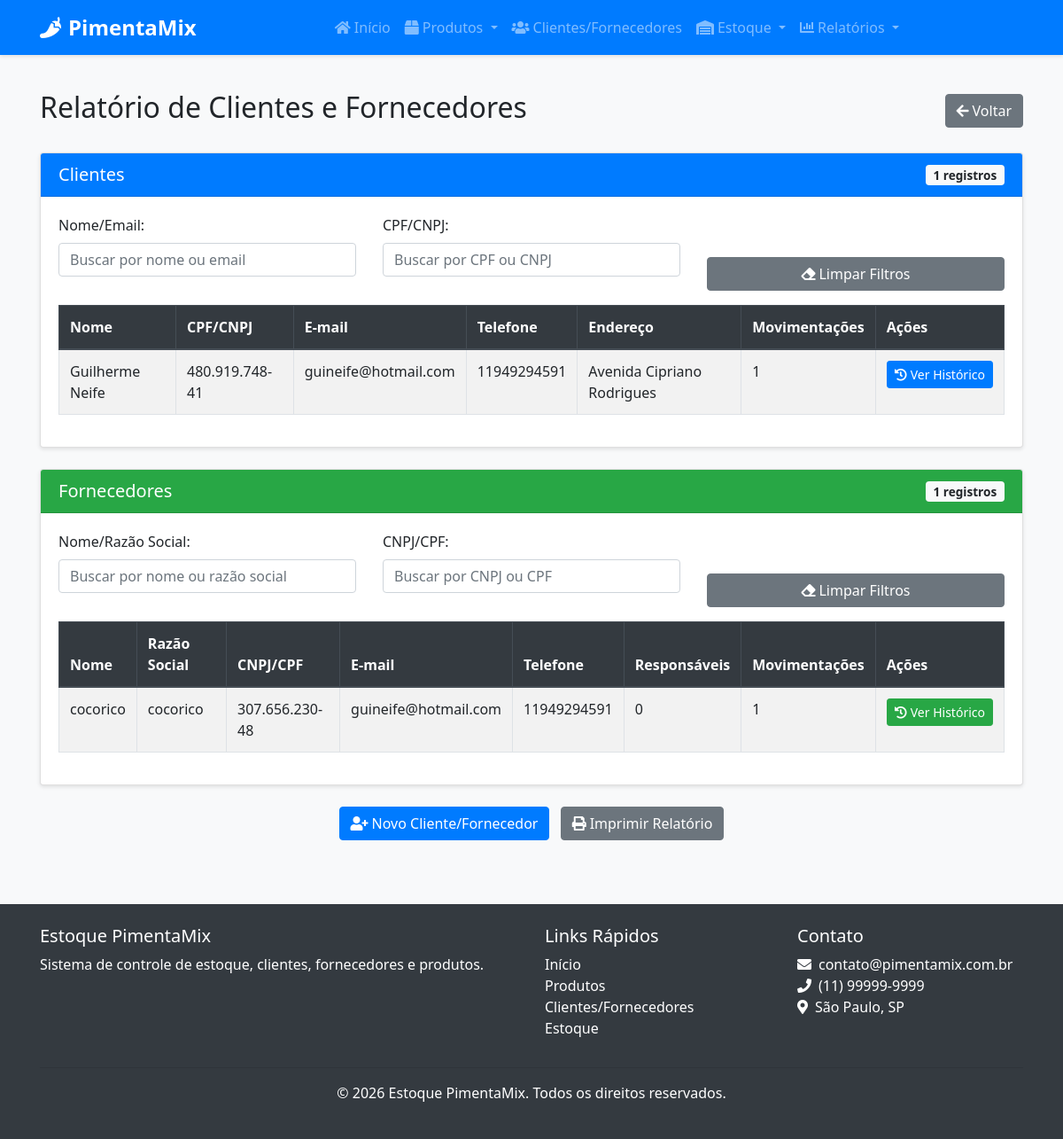
Page /relatorios/clientes-fornecedores on the earlier database version.
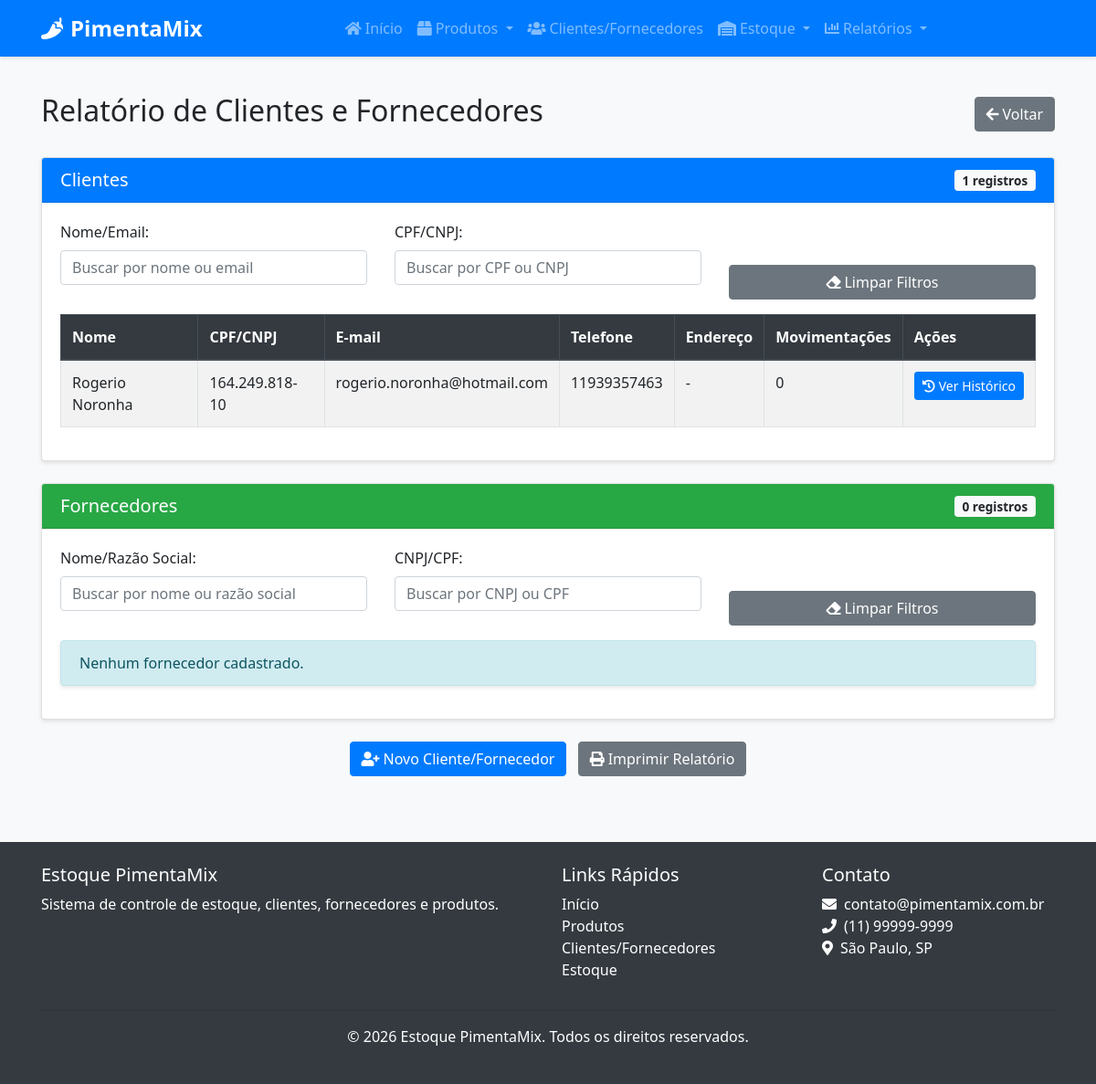
Same page on the later database version.
### src/models/cliente_fornecedor.py (models this page shows, shortened)
class ClienteFornecedor(db.Model):
    __tablename__ = 'cliente_fornecedor'
    id = db.Column(db.Integer, primary_key=True)
    nome = db.Column(db.String(100), nullable=False)
    razao_social = db.Column(db.String(100), nullable=True)
    nome_fantasia = db.Column(db.String(100), nullable=True)
    cpf_cnpj = db.Column(db.String(20), nullable=True, unique=True)
    email = db.Column(db.String(100), nullable=False)
    telefone = db.Column(db.String(20), nullable=False)
    endereco = db.Column(db.Text, nullable=True)
    observacoes = db.Column(db.Text, nullable=True)
    eh_cliente = db.Column(db.Boolean, default=False)
    eh_fornecedor = db.Column(db.Boolean, default=False)
    data_cadastro = db.Column(db.DateTime, default=datetime.utcnow)
    responsaveis = db.relationship('Responsavel', backref='cliente_fornecedor', lazy=True, cascade="all, delete-orphan")
    contatos = db.relationship('Contato', backref='cliente_fornecedor', lazy=True, cascade="all, delete-orphan")
    produtos_fornecidos = db.relationship('Produto', backref='fornecedor', lazy=True)
    entradas_estoque = db.relationship('EntradaEstoque', backref='fornecedor', lazy=True)
    saidas_estoque = db.relationship('SaidaEstoque', backref='cliente', lazy=True)

### src/routes/relatorio.py (the view)
@relatorio_bp.route('/clientes-fornecedores')
def clientes_fornecedores():
    clientes = ClienteFornecedor.query.filter_by(eh_cliente=True).all()
    fornecedores = ClienteFornecedor.query.filter_by(eh_fornecedor=True).all()
    for cliente in clientes:
        cliente.total_saidas = SaidaEstoque.query.filter_by(cliente_id=cliente.id).count()
    for fornecedor in fornecedores:
        fornecedor.total_entradas = EntradaEstoque.query.filter_by(fornecedor_id=fornecedor.id).count()
        fornecedor.total_responsaveis = len(fornecedor.responsaveis)
    return render_template('relatorio/clientes_fornecedores.html',
                          clientes=clientes,
                          fornecedores=fornecedores)

### src/templates/relatorio/clientes_fornecedores.html (shortened to what this page needs)
{% extends "base.html" %}
{% block content %}
<div class="container">
    <div class="d-flex justify-content-between align-items-center mb-4">
        <h2>Relatório de Clientes e Fornecedores</h2>
        <a href="{{ url_for('relatorio.index') }}" class="btn btn-secondary">
            <i class="fas fa-arrow-left mr-1"></i>Voltar
        </a>
    </div>
    <div class="card mb-4">
        <div class="card-header bg-primary text-white d-flex justify-content-between align-items-center">
            <h5 class="mb-0">Clientes</h5>
            <span class="badge badge-light" id="contador-clientes">{{ clientes|length }} registros</span>
        </div>
        <div class="card-body">
            <div class="mb-3">
                <div class="row">
                    <div class="col-md-4">
                        <div class="form-group">
                            <label for="cliente-busca">Nome/Email:</label>
                            <input type="text" class="form-control" id="cliente-busca" placeholder="Buscar por nome ou email">
                        </div>
                    </div>
                    <div class="col-md-4">
                        <div class="form-group">
                            <label for="cliente-cpf-cnpj">CPF/CNPJ:</label>
                            <input type="text" class="form-control" id="cliente-cpf-cnpj" placeholder="Buscar por CPF ou CNPJ">
                        </div>
                    </div>
                    <div class="col-md-4 d-flex align-items-end">
                        <button type="button" id="limpar-filtros-cliente" class="btn btn-secondary btn-block">
                            <i class="fas fa-eraser mr-1"></i>Limpar Filtros
                        </button>
                    </div>
                </div>
            </div>
            {% if clientes %}
                <div class="table-container">
                    <table class="table table-striped table-bordered" id="tabela-clientes">
                        <thead class="thead-dark">
                            <tr>
                                <th>Nome</th>
                                <th>CPF/CNPJ</th>
                                <th>E-mail</th>
                                <th>Telefone</th>
                                <th>Endereço</th>
                                <th>Movimentações</th>
                                <th>Ações</th>
                            </tr>
                        </thead>
                        <tbody>
                            {% for cliente in clientes %}
                                <tr data-nome="{{ cliente.nome }}" data-email="{{ cliente.email }}" data-cpf-cnpj="{{ cliente.cpf_cnpj }}">
                                    <td>{{ cliente.nome }}</td>
                                    <td>{{ cliente.cpf_cnpj }}</td>
                                    <td>{{ cliente.email }}</td>
                                    <td>{{ cliente.telefone }}</td>
                                    <td>{{ cliente.endereco or '-' }}</td>
                                    <td>{{ cliente.total_saidas }}</td>
                                    <td>
                                        <a href="{{ url_for('relatorio.cliente_fornecedor_movimentacoes', id=cliente.id) }}" class="btn btn-sm btn-primary btn-ver-historico">
                                            <i class="fas fa-history mr-1"></i>Ver Histórico
                                        </a>
                                    </td>
                                </tr>
                            {% endfor %}
                        </tbody>
                    </table>
                </div>
            {% else %}
                <div class="alert alert-info">
                    Nenhum cliente cadastrado.
                </div>
            {% endif %}
        </div>
    </div>
    <div class="card">
        <div class="card-header bg-success text-white d-flex justify-content-between align-items-center">
            <h5 class="mb-0">Fornecedores</h5>
            <span class="badge badge-light" id="contador-fornecedores">{{ fornecedores|length }} registros</span>
        </div>
        <div class="card-body">
            <div class="mb-3">
                <div class="row">
                    <div class="col-md-4">
                        <div class="form-group">
                            <label for="fornecedor-busca">Nome/Razão Social:</label>
                            <input type="text" class="form-control" id="fornecedor-busca" placeholder="Buscar por nome ou razão social">
                        </div>
                    </div>
                    <div class="col-md-4">
                        <div class="form-group">
                            <label for="fornecedor-cpf-cnpj">CNPJ/CPF:</label>
                            <input type="text" class="form-control" id="fornecedor-cpf-cnpj" placeholder="Buscar por CNPJ ou CPF">
                        </div>
                    </div>
                    <div class="col-md-4 d-flex align-items-end">
                        <button type="button" id="limpar-filtros-fornecedor" class="btn btn-secondary btn-block">
                            <i class="fas fa-eraser mr-1"></i>Limpar Filtros
                        </button>
                    </div>
                </div>
            </div>
            {% if fornecedores %}
                <div class="table-container">
                    <table class="table table-striped table-bordered" id="tabela-fornecedores">
                        <thead class="thead-dark">
                            <tr>
                                <th>Nome</th>
                                <th>Razão Social</th>
                                <th>CNPJ/CPF</th>
                                <th>E-mail</th>
                                <th>Telefone</th>
                                <th>Responsáveis</th>
                                <th>Movimentações</th>
                                <th>Ações</th>
                            </tr>
                        </thead>
                        <tbody>
                            {% for fornecedor in fornecedores %}
                                <tr data-nome="{{ fornecedor.nome }}" data-razao="{{ fornecedor.razao_social or '' }}" data-cpf-cnpj="{{ fornecedor.cpf_cnpj }}">
                                    <td>{{ fornecedor.nome }}</td>
                                    <td>{{ fornecedor.razao_social or '-' }}</td>
                                    <td>{{ fornecedor.cpf_cnpj }}</td>
                                    <td>{{ fornecedor.email }}</td>
                                    <td>{{ fornecedor.telefone }}</td>
                                    <td>{{ fornecedor.total_responsaveis }}</td>
                                    <td>{{ fornecedor.total_entradas }}</td>
                                    <td>
                                        <a href="{{ url_for('relatorio.cliente_fornecedor_movimentacoes', id=fornecedor.id) }}" class="btn btn-sm btn-success btn-ver-historico">
                                            <i class="fas fa-history mr-1"></i>Ver Histórico
                                        </a>
                                    </td>
                                </tr>
                            {% endfor %}
                        </tbody>
                    </table>
                </div>
            {% else %}
                <div class="alert alert-info">
                    Nenhum fornecedor cadastrado.
                </div>
            {% endif %}
        </div>
    </div>
    <div class="mt-4 text-center">
        <a href="{{ url_for('cliente_fornecedor.novo') }}" class="btn btn-primary mr-2">
            <i class="fas fa-user-plus mr-1"></i>Novo Cliente/Fornecedor
        </a>
        <button onclick="window.print()" class="btn btn-secondary">
            <i class="fas fa-print mr-1"></i>Imprimir Relatório
        </button>
    </div>
</div>
{% endblock %}

### src/templates/base.html (shortened to what this page needs)
<!DOCTYPE html>
<html lang="pt-br">
<head>
    <link rel="stylesheet" href="https://stackpath.bootstrapcdn.com/bootstrap/4.5.2/css/bootstrap.min.css">
    <link rel="stylesheet" href="https://cdnjs.cloudflare.com/ajax/libs/font-awesome/5.15.1/css/all.min.css">
    <link rel="stylesheet" href="{{ url_for('static', filename='css/style.css') }}">
</head>
<body>
    <nav class="navbar navbar-expand-lg navbar-dark bg-primary">
        <div class="container">
            <a class="navbar-brand" href="{{ url_for('home.index') }}">
                <i class="fas fa-pepper-hot mr-2"></i>PimentaMix
            </a>
            <div class="collapse navbar-collapse" id="navbarNav">
                <ul class="navbar-nav mx-auto">
                    <li class="nav-item">
                        <a class="nav-link" href="{{ url_for('home.index') }}">
                            <i class="fas fa-home mr-1"></i>Início
                        </a>
                    </li>
                    <li class="nav-item dropdown">
                        <a class="nav-link dropdown-toggle" href="#" id="produtosDropdown" role="button" data-toggle="dropdown" aria-haspopup="true" aria-expanded="false">
                            <i class="fas fa-box mr-1"></i>Produtos
                        </a>
                    </li>
                    <li class="nav-item">
                        <a class="nav-link" href="{{ url_for('cliente_fornecedor.listar') }}">
                            <i class="fas fa-users mr-1"></i>Clientes/Fornecedores
                        </a>
                    </li>
                    <li class="nav-item dropdown">
                        <a class="nav-link dropdown-toggle" href="#" id="estoqueDropdown" role="button" data-toggle="dropdown" aria-haspopup="true" aria-expanded="false">
                            <i class="fas fa-warehouse mr-1"></i>Estoque
                        </a>
                    </li>
                    <li class="nav-item dropdown">
                        <a class="nav-link dropdown-toggle" href="#" id="relatoriosDropdown" role="button" data-toggle="dropdown" aria-haspopup="true" aria-expanded="false">
                            <i class="fas fa-chart-bar mr-1"></i>Relatórios
                        </a>
                    </li>
                </ul>
            </div>
        </div>
    </nav>
    <main class="py-4">
        {% block content %}{% endblock %}
    </main>
    <footer class="bg-dark text-white py-4 mt-5">
        <div class="container">
            <div class="row">
                <div class="col-md-6">
                    <h5>Estoque PimentaMix</h5>
                    <p>Sistema de controle de estoque, clientes, fornecedores e produtos.</p>
                </div>
                <div class="col-md-3">
                    <h5>Links Rápidos</h5>
                    <ul class="list-unstyled">
                        <li><a href="{{ url_for('home.index') }}" class="text-white">Início</a></li>
                        <li><a href="{{ url_for('produto.listar') }}" class="text-white">Produtos</a></li>
                        <li><a href="{{ url_for('cliente_fornecedor.listar') }}" class="text-white">Clientes/Fornecedores</a></li>
                        <li><a href="{{ url_for('estoque.index') }}" class="text-white">Estoque</a></li>
                    </ul>
                </div>
                <div class="col-md-3">
                    <h5>Contato</h5>
                    <ul class="list-unstyled">
                        <li><i class="fas fa-envelope mr-2"></i>contato@pimentamix.com.br</li>
                        <li><i class="fas fa-phone mr-2"></i>(11) 99999-9999</li>
                        <li><i class="fas fa-map-marker-alt mr-2"></i>São Paulo, SP</li>
                    </ul>
                </div>
            </div>
            <hr>
            <div class="text-center">
                <p>&copy; {{ current_year }} Estoque PimentaMix. Todos os direitos reservados.</p>
            </div>
        </div>
    </footer>
</body>
</html>

### src/static/css/style.css (style rules this page uses)
body { font-family: 'Segoe UI', Tahoma, Geneva, Verdana, sans-serif; background-color: #f8f9fa; }
.navbar { box-shadow: 0 2px 4px rgba(0, 0, 0, 0.1); }
.navbar-brand { font-weight: bold; font-size: 1.5rem; }
.card { box-shadow: 0 2px 4px rgba(0, 0, 0, 0.1); transition: all 0.3s ease; margin-bottom: 20px; }
.card-header { font-weight: bold; }
.btn i { margin-right: 5px; }
.table thead th { background-color: #343a40; color: white; border-color: #454d55; }
.table-striped tbody tr:nth-of-type(odd) { background-color: rgba(0, 0, 0, 0.05); }
.alert { border-radius: 0.25rem; box-shadow: 0 2px 4px rgba(0, 0, 0, 0.1); }
.badge { font-size: 85%; font-weight: 600; padding: 0.35em 0.65em; }
footer { margin-top: 50px; }

### src/templates/relatorio/clientes_fornecedores.html (style rules this page uses)
.table-container { max-height: 400px; overflow-y: auto; }
.table-container thead th { position: sticky; top: 0; background-color: #343a40; z-index: 1; }
.btn-ver-historico { white-space: nowrap; }

Differences in the rows shown:
removed ClienteFornecedor: nome "cocorico", razao_social "cocorico", cpf_cnpj "307.656.230-48", email "guineife@hotmail.com", telefone "11949294591", total_responsaveis "0", total_entradas "1", shown under "Fornecedores"
changed ClienteFornecedor: nome "Guilherme Neife" → "Rogerio Noronha"; cpf_cnpj "480.919.748-41" → "164.249.818-10"; email "guineife@hotmail.com" → "rogerio.noronha@hotmail.com"; telefone "11949294591" → "11939357463"; endereco "Avenida Cipriano Rodrigues" → "-"; total_saidas "1" → "0"
Other differences:
{{ fornecedores|length }}: "1" → "0"
text no longer shown: "Nome Razão Social CNPJ/CPF E-mail Telefone Responsáveis Movimentações Ações"
text now shown: "Nenhum fornecedor cadastrado."
